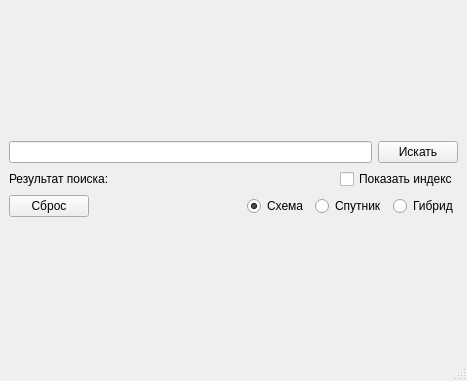
<?xml version="1.0" encoding="UTF-8"?>
<ui version="4.0">
 <class>MainWindow</class>
 <widget class="QMainWindow" name="MainWindow">
  <property name="geometry">
   <rect>
    <x>0</x>
    <y>0</y>
    <width>467</width>
    <height>381</height>
   </rect>
  </property>
  <property name="windowTitle">
   <string>MainWindow</string>
  </property>
  <widget class="QWidget" name="centralwidget">
   <layout class="QVBoxLayout" name="verticalLayout_2">
    <item>
     <layout class="QVBoxLayout" name="mainLayout">
      <item>
       <layout class="QHBoxLayout" name="horizontalLayout">
        <property name="spacing">
         <number>6</number>
        </property>
        <property name="topMargin">
         <number>0</number>
        </property>
        <item>
         <widget class="QLineEdit" name="SearchLineEdit"/>
        </item>
        <item>
         <widget class="QPushButton" name="SearchButton">
          <property name="text">
           <string>Искать</string>
          </property>
         </widget>
        </item>
       </layout>
      </item>
      <item>
       <layout class="QHBoxLayout" name="horizontalLayout_2">
        <item>
         <widget class="QLabel" name="label">
          <property name="sizePolicy">
           <sizepolicy hsizetype="Minimum" vsizetype="Preferred">
            <horstretch>0</horstretch>
            <verstretch>0</verstretch>
           </sizepolicy>
          </property>
          <property name="text">
           <string>Результат поиска:</string>
          </property>
         </widget>
        </item>
        <item>
         <widget class="QLabel" name="AdrressLabel">
          <property name="sizePolicy">
           <sizepolicy hsizetype="Minimum" vsizetype="Preferred">
            <horstretch>0</horstretch>
            <verstretch>0</verstretch>
           </sizepolicy>
          </property>
          <property name="text">
           <string/>
          </property>
         </widget>
        </item>
        <item>
         <spacer name="horizontalSpacer">
          <property name="orientation">
           <enum>Qt::Horizontal</enum>
          </property>
          <property name="sizeHint" stdset="0">
           <size>
            <width>40</width>
            <height>20</height>
           </size>
          </property>
         </spacer>
        </item>
        <item>
         <widget class="QCheckBox" name="IndexCheckBox">
          <property name="text">
           <string>Показать индекс</string>
          </property>
         </widget>
        </item>
       </layout>
      </item>
      <item>
       <layout class="QHBoxLayout" name="horizontalLayout_3">
        <item>
         <widget class="QPushButton" name="ClearButton">
          <property name="text">
           <string>Сброс</string>
          </property>
         </widget>
        </item>
        <item>
         <spacer name="horizontalSpacer_2">
          <property name="orientation">
           <enum>Qt::Horizontal</enum>
          </property>
          <property name="sizeHint" stdset="0">
           <size>
            <width>40</width>
            <height>20</height>
           </size>
          </property>
         </spacer>
        </item>
        <item>
         <widget class="QRadioButton" name="MapRadioButton">
          <property name="text">
           <string>Схема</string>
          </property>
          <property name="checked">
           <bool>true</bool>
          </property>
         </widget>
        </item>
        <item>
         <widget class="QRadioButton" name="SatRadioButton">
          <property name="text">
           <string>Спутник</string>
          </property>
         </widget>
        </item>
        <item>
         <widget class="QRadioButton" name="HybRadioButton">
          <property name="text">
           <string>Гибрид</string>
          </property>
         </widget>
        </item>
       </layout>
      </item>
     </layout>
    </item>
   </layout>
  </widget>
  <widget class="QStatusBar" name="statusbar"/>
 </widget>
 <resources/>
 <connections/>
</ui>
